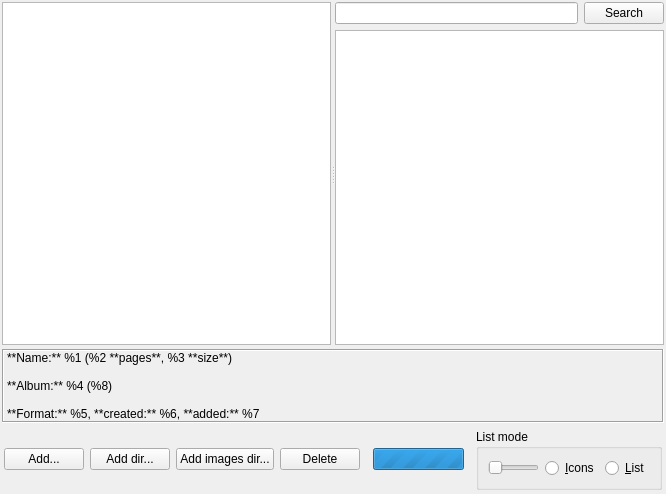
<?xml version="1.0" encoding="UTF-8"?>
<ui version="4.0">
 <class>ZSearchTab</class>
 <widget class="QWidget" name="ZSearchTab">
  <property name="geometry">
   <rect>
    <x>0</x>
    <y>0</y>
    <width>666</width>
    <height>494</height>
   </rect>
  </property>
  <property name="windowTitle">
   <string>Form</string>
  </property>
  <layout class="QVBoxLayout" name="verticalLayout" stretch="15,0,1">
   <property name="spacing">
    <number>4</number>
   </property>
   <property name="leftMargin">
    <number>2</number>
   </property>
   <property name="topMargin">
    <number>2</number>
   </property>
   <property name="rightMargin">
    <number>2</number>
   </property>
   <property name="bottomMargin">
    <number>2</number>
   </property>
   <item>
    <widget class="QSplitter" name="splitter">
     <property name="orientation">
      <enum>Qt::Horizontal</enum>
     </property>
     <property name="childrenCollapsible">
      <bool>false</bool>
     </property>
     <widget class="ZAlbumsTreeWidget" name="srcAlbums">
      <property name="editTriggers">
       <set>QAbstractItemView::NoEditTriggers</set>
      </property>
      <property name="uniformRowHeights">
       <bool>true</bool>
      </property>
      <attribute name="headerVisible">
       <bool>false</bool>
      </attribute>
      <column>
       <property name="text">
        <string notr="true">1</string>
       </property>
      </column>
     </widget>
     <widget class="QWidget" name="layoutWidget">
      <layout class="QVBoxLayout" name="verticalLayout_3">
       <item>
        <layout class="QHBoxLayout" name="horizontalLayout_4">
         <item>
          <widget class="QLineEdit" name="srcEdit">
           <property name="toolTip">
            <string>&lt;html&gt;&lt;head/&gt;&lt;body&gt;&lt;p&gt;The boolean full-text search capability supports the following operators:&lt;/p&gt;&lt;p&gt;&lt;span style=&quot; font-weight:600;&quot;&gt;+&lt;/span&gt; A leading or trailing plus sign indicates that this word must be present in each row that is returned.&lt;/p&gt;&lt;p&gt;&lt;span style=&quot; font-weight:600;&quot;&gt;-&lt;/span&gt; A leading or trailing minus sign indicates that this word must not be present in any of the rows that are returned.&lt;/p&gt;&lt;p&gt;&lt;span style=&quot; font-weight:600;&quot;&gt;~&lt;/span&gt; A leading tilde acts as a negation operator, causing the word's contribution to the row's relevance to be negative.&lt;/p&gt;&lt;p&gt;&lt;span style=&quot; font-weight:600;&quot;&gt;*&lt;/span&gt; The asterisk serves as the truncation (or wildcard) operator. Unlike the other operators, it is appended to the word to be affected.&lt;/p&gt;&lt;p&gt;&lt;span style=&quot; font-weight:600;&quot;&gt;&amp;quot;&lt;/span&gt; A phrase that is enclosed within double quote (&amp;quot;) characters matches only rows that contain the phrase literally, as it was typed.&lt;/p&gt;&lt;/body&gt;&lt;/html&gt;</string>
           </property>
          </widget>
         </item>
         <item>
          <widget class="QPushButton" name="srcEditBtn">
           <property name="text">
            <string>Search</string>
           </property>
          </widget>
         </item>
        </layout>
       </item>
       <item>
        <widget class="QStackedWidget" name="srcStack">
         <property name="currentIndex">
          <number>1</number>
         </property>
         <widget class="QWidget" name="page">
          <layout class="QVBoxLayout" name="verticalLayout_2">
           <property name="spacing">
            <number>2</number>
           </property>
           <property name="leftMargin">
            <number>0</number>
           </property>
           <property name="topMargin">
            <number>0</number>
           </property>
           <property name="rightMargin">
            <number>0</number>
           </property>
           <property name="bottomMargin">
            <number>0</number>
           </property>
           <item>
            <widget class="ZMangaListView" name="srcList">
             <property name="dragDropMode">
              <enum>QAbstractItemView::NoDragDrop</enum>
             </property>
             <property name="selectionMode">
              <enum>QAbstractItemView::ExtendedSelection</enum>
             </property>
             <property name="movement">
              <enum>QListView::Static</enum>
             </property>
             <property name="resizeMode">
              <enum>QListView::Adjust</enum>
             </property>
             <property name="viewMode">
              <enum>QListView::IconMode</enum>
             </property>
             <property name="wordWrap">
              <bool>true</bool>
             </property>
             <property name="selectionRectVisible">
              <bool>true</bool>
             </property>
            </widget>
           </item>
          </layout>
         </widget>
         <widget class="QWidget" name="page_2">
          <layout class="QVBoxLayout" name="verticalLayout_4">
           <property name="spacing">
            <number>2</number>
           </property>
           <property name="leftMargin">
            <number>0</number>
           </property>
           <property name="topMargin">
            <number>0</number>
           </property>
           <property name="rightMargin">
            <number>0</number>
           </property>
           <property name="bottomMargin">
            <number>0</number>
           </property>
           <item>
            <widget class="QTableView" name="srcTable">
             <property name="dragDropMode">
              <enum>QAbstractItemView::NoDragDrop</enum>
             </property>
             <property name="selectionMode">
              <enum>QAbstractItemView::ExtendedSelection</enum>
             </property>
             <property name="selectionBehavior">
              <enum>QAbstractItemView::SelectRows</enum>
             </property>
             <property name="showGrid">
              <bool>false</bool>
             </property>
             <property name="sortingEnabled">
              <bool>true</bool>
             </property>
             <property name="wordWrap">
              <bool>false</bool>
             </property>
             <property name="cornerButtonEnabled">
              <bool>false</bool>
             </property>
            </widget>
           </item>
          </layout>
         </widget>
        </widget>
       </item>
      </layout>
     </widget>
    </widget>
   </item>
   <item>
    <widget class="QLabel" name="srcDesc">
     <property name="frameShape">
      <enum>QFrame::Box</enum>
     </property>
     <property name="frameShadow">
      <enum>QFrame::Sunken</enum>
     </property>
     <property name="text">
      <string>**Name:** %1 (%2 **pages**, %3 **size**)

**Album:** %4 (%8)

**Format:** %5, **created:** %6, **added:** %7</string>
     </property>
     <property name="textFormat">
      <enum>Qt::MarkdownText</enum>
     </property>
     <property name="wordWrap">
      <bool>false</bool>
     </property>
     <property name="textInteractionFlags">
      <set>Qt::TextSelectableByMouse</set>
     </property>
    </widget>
   </item>
   <item>
    <widget class="QFrame" name="frame">
     <property name="frameShape">
      <enum>QFrame::NoFrame</enum>
     </property>
     <layout class="QHBoxLayout" name="horizontalLayout_3">
      <property name="leftMargin">
       <number>2</number>
      </property>
      <property name="topMargin">
       <number>2</number>
      </property>
      <property name="rightMargin">
       <number>2</number>
      </property>
      <property name="bottomMargin">
       <number>2</number>
      </property>
      <item>
       <widget class="QPushButton" name="srcAddBtn">
        <property name="text">
         <string>Add...</string>
        </property>
       </widget>
      </item>
      <item>
       <widget class="QPushButton" name="srcAddDirBtn">
        <property name="text">
         <string>Add dir...</string>
        </property>
       </widget>
      </item>
      <item>
       <widget class="QPushButton" name="srcAddImgDirBtn">
        <property name="text">
         <string>Add images dir...</string>
        </property>
       </widget>
      </item>
      <item>
       <widget class="QPushButton" name="srcDelBtn">
        <property name="text">
         <string>Delete</string>
        </property>
       </widget>
      </item>
      <item>
       <spacer name="horizontalSpacer_2">
        <property name="orientation">
         <enum>Qt::Horizontal</enum>
        </property>
        <property name="sizeHint" stdset="0">
         <size>
          <width>40</width>
          <height>20</height>
         </size>
        </property>
       </spacer>
      </item>
      <item>
       <widget class="QProgressBar" name="srcLoading">
        <property name="maximum">
         <number>0</number>
        </property>
        <property name="value">
         <number>-1</number>
        </property>
       </widget>
      </item>
      <item>
       <spacer name="horizontalSpacer">
        <property name="orientation">
         <enum>Qt::Horizontal</enum>
        </property>
        <property name="sizeHint" stdset="0">
         <size>
          <width>40</width>
          <height>20</height>
         </size>
        </property>
       </spacer>
      </item>
      <item>
       <widget class="QGroupBox" name="groupBox">
        <property name="sizePolicy">
         <sizepolicy hsizetype="Preferred" vsizetype="Fixed">
          <horstretch>0</horstretch>
          <verstretch>0</verstretch>
         </sizepolicy>
        </property>
        <property name="title">
         <string>List mode</string>
        </property>
        <layout class="QHBoxLayout" name="horizontalLayout_2">
         <item>
          <widget class="QSlider" name="srcIconSize">
           <property name="orientation">
            <enum>Qt::Horizontal</enum>
           </property>
          </widget>
         </item>
         <item>
          <widget class="QRadioButton" name="srcModeIcon">
           <property name="text">
            <string>&amp;Icons</string>
           </property>
          </widget>
         </item>
         <item>
          <widget class="QRadioButton" name="srcModeList">
           <property name="text">
            <string>&amp;List</string>
           </property>
          </widget>
         </item>
        </layout>
       </widget>
      </item>
     </layout>
    </widget>
   </item>
  </layout>
 </widget>
 <customwidgets>
  <customwidget>
   <class>ZMangaListView</class>
   <extends>QListView</extends>
   <header location="global">zmangamodel.h</header>
  </customwidget>
  <customwidget>
   <class>ZAlbumsTreeWidget</class>
   <extends>QTreeWidget</extends>
   <header location="global">zmangamodel.h</header>
  </customwidget>
 </customwidgets>
 <tabstops>
  <tabstop>srcAlbums</tabstop>
  <tabstop>srcEdit</tabstop>
  <tabstop>srcEditBtn</tabstop>
  <tabstop>srcList</tabstop>
  <tabstop>srcTable</tabstop>
  <tabstop>srcAddBtn</tabstop>
  <tabstop>srcAddDirBtn</tabstop>
  <tabstop>srcAddImgDirBtn</tabstop>
  <tabstop>srcDelBtn</tabstop>
  <tabstop>srcIconSize</tabstop>
  <tabstop>srcModeIcon</tabstop>
  <tabstop>srcModeList</tabstop>
 </tabstops>
 <resources/>
 <connections/>
</ui>
